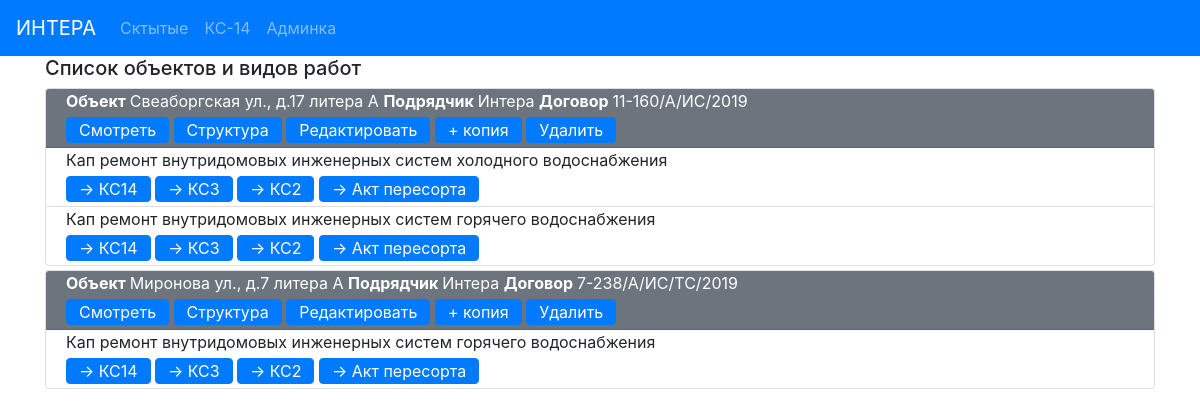
Page /ks14base/ on the earlier database version.
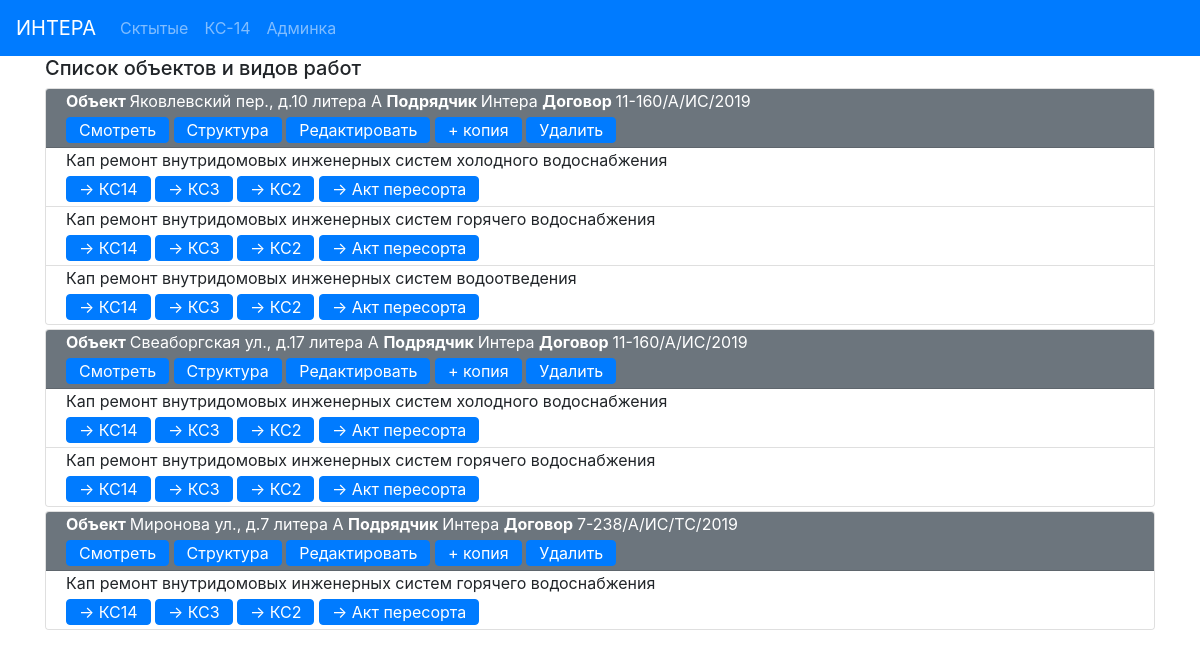
Same page on the later database version.
### ks14base/models.py (models this page shows, shortened)
class ObjectCommon (models.Model):
    address = models.CharField(max_length = 100, verbose_name = 'Адрес')
    district_prepositional = models.CharField(max_length = 30, verbose_name = 'Район (предл падеж)')
    district_genitive = models.CharField(max_length = 30, verbose_name = 'Район (род падеж)')
    contract_number = models.CharField(max_length=40, verbose_name = '№ Контракта')
    contract_date = models.CharField(max_length=20, verbose_name= 'Дата контракта')
    contractor = models.CharField(max_length=20, verbose_name='Подрядчик без кавычек')
    contractor_address = models.CharField(max_length = 100, verbose_name='Адрес подрядчика')
    contractor_OKPO = models.CharField(max_length=8, verbose_name='ОКПО подрядчика')
    contractor_delegate = models.CharField(max_length = 20, verbose_name= 'Предст. подр.')
    contractor_delegate_genitive = models.CharField(max_length=50, verbose_name='Предст. подр.(род падеж)')
    UK_full = models.CharField(max_length=120, verbose_name='УК полное')
    UK_delegate = models.CharField(max_length = 20, verbose_name= 'Предст. УК')
    UK_delegate_genitive = models.CharField(max_length=50, verbose_name='Предст. УК (род падеж)')
    UK_position_genitive = models.CharField(max_length=100, verbose_name='Должность Предст. УК (род падеж)')
    UK_decree_genitive = models.CharField(max_length=100, verbose_name='Основание УК (род падеж)')
    supervisor_OSK_number = models.CharField(max_length=2, verbose_name='инженера ОСК№')
    supervisor_delegate = models.CharField(max_length = 20, verbose_name= 'Технадзор')
    supervisor_delegate_genitive = models.CharField(max_length=50, verbose_name='Технадзор (род падеж)')
    supervisor_decree_genitive = models.CharField(max_length=40, verbose_name = 'Основание заказчика (род падеж')
    supervisor_decree_dative = models.CharField(max_length=40, verbose_name = 'Основание заказчика (дательн падеж')
    administration_order = models.CharField(max_length=100, verbose_name = 'по распоряжению администр.',
                                            blank = True)
    owner_delegate_position = models.CharField(max_length=150, verbose_name='Должность предст. собственника',
                                               blank=True)
    owner_delegate = models.CharField(max_length=30, verbose_name= 'Представитель Собственника', blank = True)
    owner_delegate_genitive = models.CharField(max_length = 30, verbose_name='Предст. Собственника (род падеж)',
                                               blank=True)
    owner_delegate_decree = models.CharField(max_length=100, verbose_name='Основание предст. собств.', blank = True)
    owner_delegate_decree_genitive = models.CharField(max_length=100, verbose_name='Основание предст. собств. (род. падеж)',
                                                      blank=True)
    administration_delegate_position = models.CharField(max_length = 150, verbose_name= 'Должн. предст. адм.')
    administration_delegate_decree = models.CharField(max_length = 50, verbose_name= 'Основание предст. адм.')
    administration_delegate = models.CharField(max_length = 20, verbose_name= 'Предст. Адм.')
    acts = models.ManyToManyField('ActSpecific', blank=True, related_name='object_common')
    class Meta:
        verbose_name = 'Информация объекта '
        verbose_name_plural = 'Информация объекта '
    def get_edit_url(self):
        return reverse('ks14_object_edit_url', kwargs={'pk': self.pk})

class ActSpecific (models.Model):
    system_genitive = models.CharField(max_length = 100, verbose_name = 'система (род падеж)')
    act_number = models.CharField(max_length=1, verbose_name='Номер Акта')
    begin_contract_date = models.CharField(max_length = 20, verbose_name= 'Начало по контракту')
    end_contract_date = models.CharField(max_length = 20, verbose_name= 'Конец по контракту')
    begin_fact_date = models.CharField(max_length = 20, verbose_name= 'Начало по факту')
    act_date = models.CharField(max_length=20, verbose_name='Дата Акта')
    summa = models.CharField(max_length = 20, verbose_name= 'Сумма контракта')
    volume = models.CharField(max_length = 30, verbose_name= 'Объем с ед изм')
    telephonogramm_date = models.CharField(max_length=20, verbose_name='Дата телефонограммы')
    class Meta:
        verbose_name = 'Информация акта '
        verbose_name_plural = 'Информация акта '

### ks14base/views.py (the view)
# urls.py: path('', ks14_list, name='ks14_list_url'),
def ks14_list(request):
    objs = ObjectCommon.objects.order_by("-id")
    return render(request, 'ks14base/ks14list.html',
                  context={'objects': objs})

### ks14base/templates/ks14base/ks14list.html
{% extends 'base.html' %}
{% block mycontent %}
    <div class="container">
        <h5>Список объектов и видов работ</h5>
    </div>
    <div class="container">
    {% for obj in objects %}
        <div class="card my-1">
            <div class="card-header text-white bg-secondary py-0 ">
                <p class="my-0"><b>Объект </b> {{ obj.address }} <b>Подрядчик </b> {{ obj.contractor }} <b>Договор </b> {{ obj.contract_number }}</p>
                    <a href="{% url 'ks14_object_detail_url' obj.pk %}" class="btn btn-primary my-1 py-0">Смотреть</a>
                    <a href="{% url 'ks14_object_edit_structure_url' obj.pk %}" class="btn btn-primary my-1 py-0">Структура</a>
                    <a href="{{ obj.get_edit_url }}" class="btn btn-primary  my-1 py-0">Редактировать</a>
                    <a href="{% url 'ks14_copy_url' obj.pk %}" class="btn btn-primary  my-1 py-0">+ копия</a>
                    <a href="{% url 'ks14_delete_url' obj.pk %}" class="btn btn-primary  my-1 py-0">Удалить</a>
            </div>
            <ul class="list-group list-group-flush">
            {% for act in obj.acts.all %}
                <li class="list-group-item py-0">
                    <p class="my-0">Кап ремонт {{ act.system_genitive }}</p>
                    <a href="{% url 'make_ks14_docx' obj.pk act.pk %}" class="btn btn-primary  my-1 py-0">-> КС14</a>
                    <a href="{% url 'make_ks3_xlsx' obj.pk act.pk %}" class="btn btn-primary  my-1 py-0">-> КС3</a>
                    <a href="{% url 'make_ks2_xlsx' obj.pk act.pk %}" class="btn btn-primary  my-1 py-0">-> КС2</a>
                    <a href="{% url 'make_peresort' obj.pk act.pk %}" class="btn btn-primary  my-1 py-0">-> Акт пересорта</a>
                </li>
            {% endfor %}
            </ul>
        </div>
    {% endfor %}
    </div>
{% endblock %}

Differences in the rows shown:
added ObjectCommon: address "Яковлевский пер., д.10 литера А", contractor "Интера", contract_number "11-160/А/ИС/2019"
added ActSpecific: system_genitive "внутридомовых инженерных систем холодного водоснабжения", shown under "Яковлевский пер., д.10 литера А"
added ActSpecific: system_genitive "внутридомовых инженерных систем горячего водоснабжения", shown under "Яковлевский пер., д.10 литера А"
added ActSpecific: system_genitive "внутридомовых инженерных систем водоотведения", shown under "Яковлевский пер., д.10 литера А"
